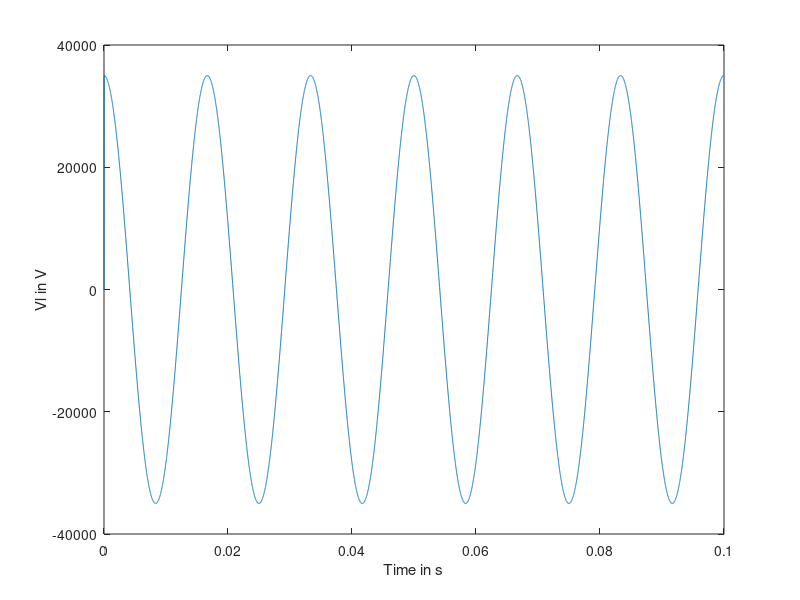
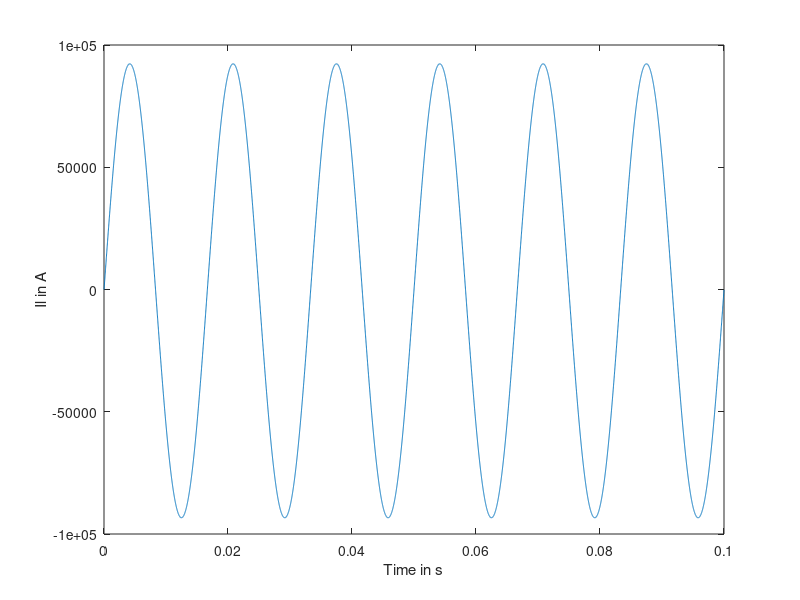
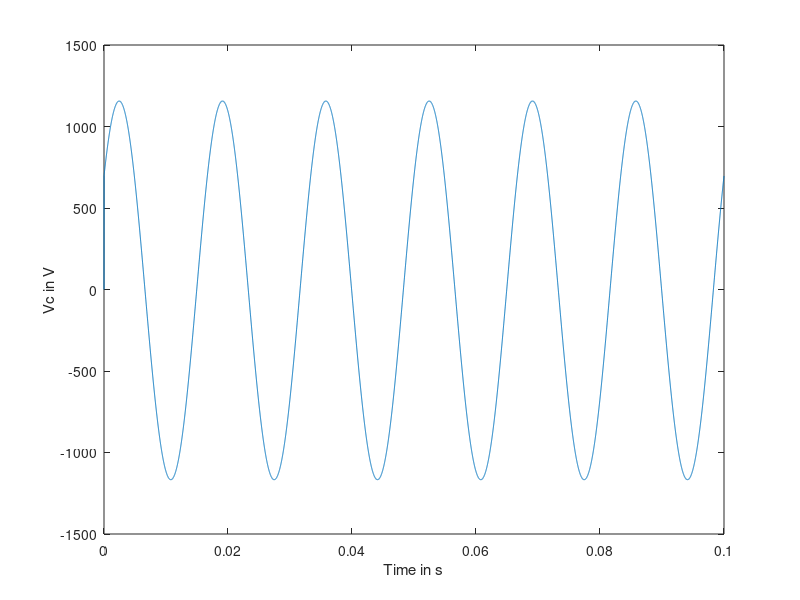
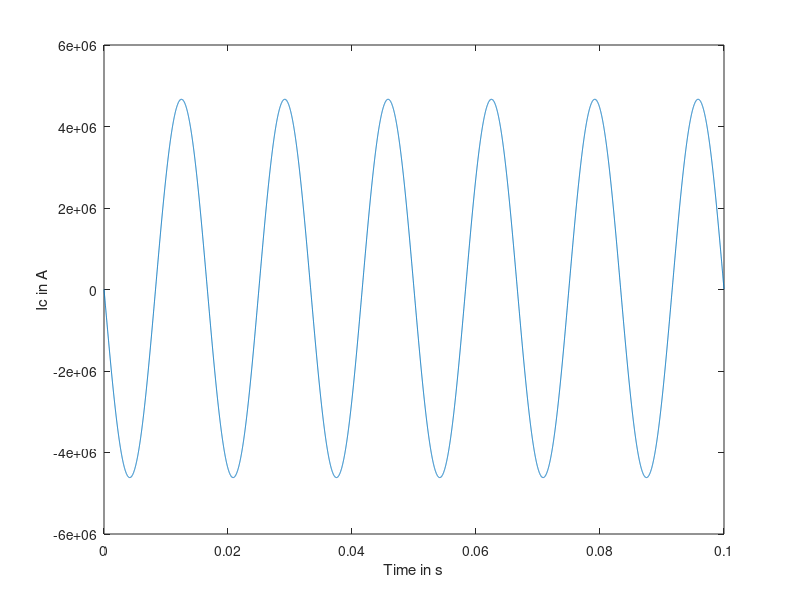

Write MATLAB code to recreate these figures, in order.
%% 

clc
clear

% Part A 

% transformer parameters
a = 50; % turns ratio

num_nodes = 3; % number of nodes
num_R = 2;
num_L = 0;
num_C = 0;
num_T = 1;
num_Vs = 1;
num_Is = 0; 
freq = 60;
pi = 3.141592653;

% resistor parameters
G = [1 1e-6];
G_node1 = [1 2];
G_node2 = [3 4];

% transformer parameters
Tr = 0.001;
T_node1 = 1;
T_node2 = 2;

% voltage source parameters 
V_mag = 35e3;
V_phase = 0;
V_node1 = 3;
V_node2 = 4;

% current source paramters
I_mag = [];
I_phase = [];
I_node1 =[];
I_node2 =[];

% create the admittance matrix 
Yorg = zeros(num_nodes + 1, num_nodes +1);
Ytemp = 0;

% add resitances to the matrix

for i = 1:num_R
    Ytemp = G(i);
    Yorg(G_node1(i), G_node1(i)) = Yorg(G_node1(i), G_node1(i)) + Ytemp;
    Yorg(G_node1(i), G_node2(i)) = Yorg(G_node1(i), G_node2(i)) - Ytemp;
    Yorg(G_node2(i), G_node1(i)) = Yorg(G_node2(i), G_node1(i)) - Ytemp;
    Yorg(G_node2(i), G_node2(i)) = Yorg(G_node2(i), G_node2(i)) + Ytemp;
end

% add transformers to the matrix

for i = 1:num_T
    Ytemp = 1 / (1j * 2 * pi * freq * Tr(i));
    Yorg(T_node1(i), T_node1(i)) = Yorg(T_node1(i), T_node1(i)) + Ytemp;
    Yorg(T_node1(i), T_node2(i)) = Yorg(T_node1(i), T_node2(i)) - a*Ytemp;
    Yorg(T_node2(i), T_node1(i)) = Yorg(T_node2(i), T_node1(i)) - a*Ytemp;
    Yorg(T_node2(i), T_node2(i)) = Yorg(T_node2(i), T_node2(i)) + (a^2)*Ytemp;
end

% add the voltage sources
Ve = zeros(num_Vs + 1, 1);

for i = 1:num_Vs
    if (V_node1(i) == num_nodes + 1) % if its ground node 
        V_node1(i) = V_node2(i); % use the other node
        V_node2(i) = num_nodes + 1; % set the other node as ground
    end 

    Ve(i) = V_mag(i) * exp(1j * V_phase(i));
%    Ve_nodes(i) = V_node1(i);

end

% add the current sources

I = zeros(num_nodes + 1, 1);
for i = 1:num_Is
    I(I_node1(i)) = I_mag(i) * exp(1j * I_phase);
    I(I_node2(i)) = -I(I_node1(i));
end   

Vd_nodes = [1, 2];
Ve_nodes = [3, 4];

Ydd = Yorg(Vd_nodes, Vd_nodes);
Id = I(Vd_nodes);
Yde = Yorg(Vd_nodes, Ve_nodes);

I = Id - Yde * Ve;
Vd = Ydd \ I;

% calculate branch currents

V1 = Vd(1);
V2 = Vd(2);
Itr = 0;

% results

V1 = real(V1);
V2 = real(V2);

%% Part B 

% initialisation
Ts = 1e-5; % timestep
T = 0:Ts:0.1; % duration
tickmax = length(T); 

% store state variables in the circuit VHV, IHV, VLV, ILV
num_state_vars = 4; 

% store voltages on each dependent node
state_vars = zeros(tickmax, num_state_vars);
voltages = zeros(tickmax, num_nodes + 1);

% fill in the state varibales and voltages
%state_vars(1,:) = [V1 0 V2 0]; % [VLV IHV VLV ILV]
%voltages(1,:) = [V1 V2 35e3 0]; % [V1 V2 230e3 0]

state_vars(1,:) = [0 0 0 0];
voltages(1,:) = [0 0 0 0];

% create the admittance matrix 
Yorg = zeros(num_nodes + 1, num_nodes +1);
Ytemp = 0;

% add resitances to the matrix

for i = 1:num_R
    Ytemp = G(i);
    Yorg(G_node1(i), G_node1(i)) = Yorg(G_node1(i), G_node1(i)) + Ytemp;
    Yorg(G_node1(i), G_node2(i)) = Yorg(G_node1(i), G_node2(i)) - Ytemp;
    Yorg(G_node2(i), G_node1(i)) = Yorg(G_node2(i), G_node1(i)) - Ytemp;
    Yorg(G_node2(i), G_node2(i)) = Yorg(G_node2(i), G_node2(i)) + Ytemp;
end

% add transformers to the matrix

for i = 1:num_T
    Ytemp = Ts*0.5/Tr(i);
    Yorg(T_node1(i), T_node1(i)) = Yorg(T_node1(i), T_node1(i)) + Ytemp;
    Yorg(T_node1(i), T_node2(i)) = Yorg(T_node1(i), T_node2(i)) - a*Ytemp;
    Yorg(T_node2(i), T_node1(i)) = Yorg(T_node2(i), T_node1(i)) - a*Ytemp;
    Yorg(T_node2(i), T_node2(i)) = Yorg(T_node2(i), T_node2(i)) + (a^2)*Ytemp;
end

% start the loop

for k = 2:tickmax
    % update voltage source
    Ve = zeros(num_Vs + 1, 1);
    Ve(1) = V_mag * cos(2 * pi * freq * k * Ts + V_phase);

    % update current source 
    I = zeros(num_nodes + 1, 1);
    
    % update equivalent current source related to the transformer
    Ytemp = Ts * (0.5 / Tr(i));
    Itemp = Ytemp *(state_vars(k-1, 1) - a*(state_vars(k-1, 3)) + state_vars(k-1, 2));
    I(1) = I(1) - Itemp;
    I(2) = I(2) + a*Itemp;
    %I(4) = I(4) + Itemp - a*Itemp;

    % eliminate the excitation nodes
    
    Ydd = Yorg(Vd_nodes, Vd_nodes);
    Id = I(Vd_nodes);
    Yde = Yorg(Vd_nodes, Ve_nodes);

    I = Id - Yde * Ve;

    % dependent node voltage
    Vd = Ydd \ I;

    % second node voltages
    for i = 1:length(Vd_nodes)
        voltages(k, Vd_nodes(i)) = Vd(i);
    end
    
    % add in the excitation and ground voltages again
    voltages(k, 3) = Ve(1); % excitation voltage from source 
    voltages(k, 4) = 0; % ground voltage 

    % calculate state varibales
    
    % transformers
    for i = 1:num_T
        ItempHV = (0.5 * Ts/Tr(i)) * state_vars(k-1, 1) + state_vars(k-1, 2);

        % VHV
        state_vars(k, 1) = voltages(k, 1);
        % VLV
        state_vars(k, 3) = voltages(k, 2);

        % IHV
        state_vars(k, 2) = (0.5 * Ts/Tr(i)) * state_vars(k, 1) + ItempHV;
        % ILV
        state_vars(k, 4) = -a*state_vars(k, 2);

    end

end

figure;
plot(T,state_vars(:,1))
xlabel('Time in s') 
ylabel('Vl in V') 
figure;
plot(T,state_vars(:,2))
xlabel('Time in s') 
ylabel('Il in A') 
figure;
plot(T,state_vars(:,3))
xlabel('Time in s') 
ylabel('Vc in V') 
figure;
plot(T,state_vars(:,4))
xlabel('Time in s') 
ylabel('Ic in A') 